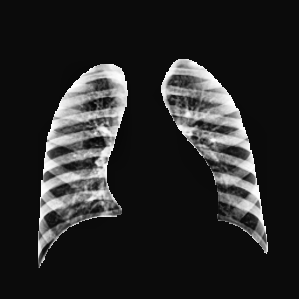
#> input picture COVID-19_Radiography_Dataset_split/test/Normal/Normal-1131.png, 299 x 299 px, given in place of COVID-1.png, which was not available
$ jupyter execute generate_features_csv.ipynb   (older library calls are emulated)   (text cells are left out)
#> lines starting #> are read from the running program, lines starting #| are printed output that depends on the picture; after the words box and inside, x2 and y2 are one past the last pixel; in counts of white or black regions, pixels touching at a corner belong together; pictures that were not available may be replaced by others from this repository, and a replacement may not be noted
[cell 1]
import numpy as np
import pandas as pd
import cv2
import os
import fnmatch

# ── Chemin racine du dataset ──
base_path = r"C:\Users\Maxime\Desktop\Projet COVID19\COVID-19_Radiography_Dataset"

normal_path         = os.path.join(base_path, "Normal")
covid_path          = os.path.join(base_path, "COVID")
lungOpacity_path    = os.path.join(base_path, "Lung_Opacity")
viralPneumonia_path = os.path.join(base_path, "Viral Pneumonia")

# ── Chemin de sortie du CSV ──
output_csv = r"C:\Users\Maxime\Documents\Liora_Covid\data\processed\features.csv"

# ── Options de sauvegarde des images traitées ──
SAVE_IMAGES = False  # mettre True pour sauvegarder les images traitées
output_images_dir = r"C:\Users\Maxime\Documents\Liora_Covid\data\processed\images"

[cell 2]
# ── Listes de fichiers à exclure (numéros d'images, base 1) ──
# Doublons détectés par MSE (cf. recherche_doublons.ipynb)
doublons_a_supprimer = {
    'Normal': [818],
    'COVID': [140, 591, 158, 160, 229, 21, 376, 403, 224, 232, 234, 237, 1261,
               253, 572, 1299, 761, 599, 52, 729, 1296, 214, 517, 1078, 1111,
               594, 1138, 420, 344, 602, 227, 532, 624, 768, 758, 169, 724,
               1126, 1335, 483, 235, 548, 100, 178, 181, 190, 525, 633, 372,
               766, 1096, 520, 247, 567, 230, 540, 752, 250, 569, 782, 139,
               786, 614, 392, 641, 270, 619, 522, 220, 764, 1167, 744, 492,
               487, 529, 731, 514, 316, 1376, 1373, 792, 1087, 340, 1428, 280,
               419, 848, 1359, 494, 1314, 1443, 497, 1320, 755, 1332, 738,
               1326, 355, 1431, 321, 1123, 1416, 1194, 1188, 428, 463, 1244,
               1437, 846, 1440, 595, 1099, 538, 541, 951, 535, 543, 644, 469,
               684, 486, 1452, 794, 1350, 820, 1356, 873, 1362, 1469, 1264,
               1267, 1276, 1279, 1285, 1288, 609, 1291, 1466, 1353, 695, 1379,
               1341, 1407, 1338, 1434, 1344, 1347, 1389, 1392, 1395, 1425,
               1455, 898, 804, 1458, 1511, 1404, 1526, 1410, 1472, 770, 1323,
               1228, 1574, 1367, 1370, 1422, 1413, 1419, 1505, 1386, 1446,
               1449, 1461, 1520, 1553, 1448, 2085, 2418, 2420, 2421, 2423,
               2432, 2459, 2493, 2667, 2678, 2716, 2717, 2718, 2719, 2773,
               2774, 2805, 2808, 2809, 2810, 2811, 2812, 2813, 2823, 2942,
               2946, 3141, 3142, 3143, 3144, 3208, 3212, 3223, 3299, 3374,
               3375, 3376, 3403, 3427, 3429, 3489, 3516, 3548, 3574, 3591, 3599],
    'Lung_Opacity': [],
    'Viral_Pneumonia': [75, 118, 250, 295, 596, 954, 1053]
}

# Outliers (forte MSE à l'image moyenne de la classe)
outliers_a_supprimer = {
    'Normal': [1485, 1530, 1591, 1834, 2287, 2857, 3068, 3117, 3251, 3336,
               3341, 3344, 3777, 3795, 3872, 3906, 3921, 4355, 4820, 4869,
               5188, 5207, 5224, 5400, 5411, 5422, 5545, 5674, 6128, 6209,
               6811, 7213, 7383, 7501, 7516, 7619, 7634, 7764, 7826, 7859,
               7887, 7932, 8217, 8295, 8694, 8729, 8749, 9147, 9381, 9390,
               9997, 10146, 4213, 4206, 2001],
    'COVID': [324, 500, 585, 1141, 1401, 1413, 1553, 1703, 1730, 1740, 1742,
              2471, 2492, 2493, 2647, 2688, 2750, 3480, 3584, 3615, 3342],
    'Lung_Opacity': [12, 66, 191, 306, 588, 889, 1212, 1657, 2282, 2617, 2731,
                     2959, 2982, 3395, 3560, 3570, 3608, 4351, 4540, 4776, 4791,
                     4871, 4872, 5013],
    'Viral_Pneumonia': []
}

# Images floues (faible variance du Laplacien)
images_floues_a_supprimer = {
    'Normal': [1485, 1530, 1591, 1834, 2287, 2857, 3068, 3117, 3251, 3336,
               3341, 3344, 3777, 3795, 3872, 3906, 3921, 4355, 4820, 4869,
               5188, 5207, 5224, 5400, 5411, 5422, 5545, 5674, 6128, 6209,
               6811, 7213, 7383, 7501, 7516, 7619, 7634, 7764, 7826, 7859,
               7887, 7932, 8217, 8295, 8694, 8729, 8749, 9147, 9381, 9390,
               9997, 10146],
    'COVID': [324, 500, 585, 1141, 1401, 1413, 1553, 1703, 1730, 1740, 1742,
              2471, 2492, 2493, 2647, 2688, 2750, 3480, 3584],
    'Lung_Opacity': [12, 66, 191, 306, 588, 889, 1212, 1657, 2282, 2617, 2731,
                     2959, 2982, 3395, 3560, 3570, 3608, 4351, 4540, 4776, 4791,
                     4871, 4872, 5013],
    'Viral_Pneumonia': []
}

[cell 3]
nb_files_Normal         = len(fnmatch.filter(os.listdir(os.path.join(normal_path,         "images")), "*.png"))
nb_files_Covid          = len(fnmatch.filter(os.listdir(os.path.join(covid_path,          "images")), "*.png"))
nb_files_LungOpacity    = len(fnmatch.filter(os.listdir(os.path.join(lungOpacity_path,    "images")), "*.png"))
nb_files_ViralPneumonia = len(fnmatch.filter(os.listdir(os.path.join(viralPneumonia_path, "images")), "*.png"))

print('nb_files_Normal         :', nb_files_Normal)
print('nb_files_Covid          :', nb_files_Covid)
print('nb_files_LungOpacity    :', nb_files_LungOpacity)
print('nb_files_ViralPneumonia :', nb_files_ViralPneumonia)
print('Total                   :', nb_files_Normal + nb_files_Covid + nb_files_LungOpacity + nb_files_ViralPneumonia)

[cell 4]
def extract_features_for_class(class_path, class_label, img_prefix, nb_files, a_exclure=None):
    """Extrait les features de chaque image : pipeline masque puis CLAHE.
    Retourne une liste de dict prête à être convertie en DataFrame.

    a_exclure : ensemble/liste de numéros d'images (base 1) à ignorer
                (doublons + outliers + images floues).
    """
#> called with class_label = 'COVID', img_prefix = 'COVID', nb_files = 1
    clahe = cv2.createCLAHE(clipLimit=10, tileGridSize=(8, 8))
    a_exclure = set(a_exclure) if a_exclure is not None else set()
    rows = []

    for i in range(nb_files):
        # exclusion des doublons / outliers / images floues (numéros en base 1)
        if (i + 1) in a_exclure:
            continue

        filename  = f"{img_prefix}-{i + 1}.png"
        img_path  = os.path.join(class_path, "images", filename)
        mask_path = os.path.join(class_path, "masks",  filename)

        img_raw  = cv2.imread(img_path,  cv2.IMREAD_GRAYSCALE)
#> img_raw is the input picture: shape (299, 299); min 3, max 255, mean 39.4
        img_mask = cv2.imread(mask_path, cv2.IMREAD_GRAYSCALE)
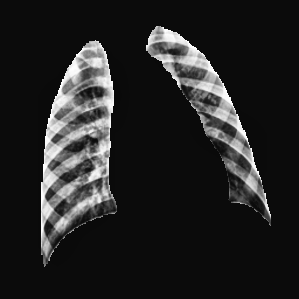
#> input picture COVID-19_Radiography_Dataset_split/test/Normal/Normal-1219.png, 299 x 299 px, given in place of COVID-1.png, which was not available
#> img_mask is the input picture: shape (299, 299); min 8, max 255, mean 36.6

        if img_raw is None or img_mask is None:
            print(f"  [SKIP] {filename} — fichier manquant")
            continue

        # redimensionnement masque 256x256 → 299x299 (INTER_NEAREST pour conserver le masque binaire)
        img_mask_resized = cv2.resize(
            img_mask,
            (img_raw.shape[1], img_raw.shape[0]),
            0, 0,
            cv2.INTER_NEAREST
        )
        mask_bin = img_mask_resized > 127  # seuil 127 : binarisation du masque
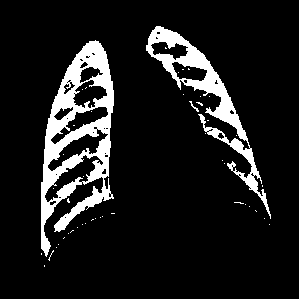
#> mask_bin: shape (299, 299) bool; 11.1% white; 47 white regions (44 under 20 px), largest, box (x1, y1, x2, y2) and area: (41, 40, 114, 257) 6216, (146, 26, 271, 219) 3538, (189, 101, 199, 112) 26

        # surface du masque (proportion pixels pulmonaires sur l'image resizée)
        surface_masque = float(mask_bin.sum()) / float(mask_bin.size)
#> surface_masque = 0.111

        # CLAHE appliqué sur l'image brute, puis application du masque
        img_eq    = cv2.equalizeHist(img_raw)
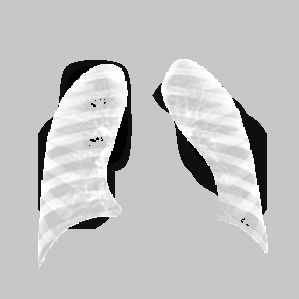
#> img_eq: shape (299, 299); min 0, max 255, mean 194.1
        img_clahe = clahe.apply(img_eq)
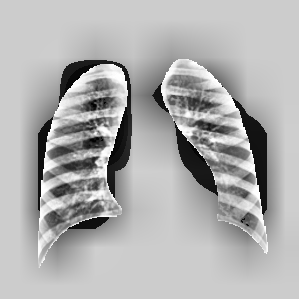
#> img_clahe: shape (299, 299); min 1, max 255, mean 175
        img_masked = cv2.bitwise_and(img_clahe, img_mask_resized)
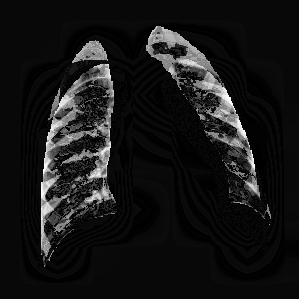
#> img_masked: shape (299, 299); min 0, max 255, mean 22.2

        # toutes les features numériques sur l'image après CLAHE + masque
        pixel_mean   = float(img_masked.mean())
#> pixel_mean = 22.18
        pixel_std    = float(img_masked.std())
#> pixel_std = 43.91
        pixel_median = float(np.median(img_masked))
#> pixel_median = 8

        lum_interieur_masque = float(img_masked[mask_bin].mean())  if mask_bin.any()   else float('nan')
#> lum_interieur_masque = 122.5
        lum_exterieur_masque = float(img_masked[~mask_bin].mean()) if (~mask_bin).any() else float('nan')
#> lum_exterieur_masque = 9.71

        variance_laplacien = float(cv2.Laplacian(img_masked, cv2.CV_64F).var())
#> variance_laplacien = 3077.8

        # sauvegarde optionnelle de l'image traitée (après masque + CLAHE)
        if SAVE_IMAGES:
            class_out_dir = os.path.join(output_images_dir, class_label)
            os.makedirs(class_out_dir, exist_ok=True)
            cv2.imwrite(os.path.join(class_out_dir, filename), img_masked)

        rows.append({
            'filename'             : filename,
            'classe'               : class_label,
            'pixel_mean'           : round(pixel_mean, 4),
            'pixel_std'            : round(pixel_std, 4),
            'pixel_median'         : pixel_median,
            'lum_interieur_masque' : round(lum_interieur_masque, 4),
            'lum_exterieur_masque' : round(lum_exterieur_masque, 4),
            'surface_masque'       : round(surface_masque, 6),
            'variance_laplacien'   : round(variance_laplacien, 4),
        })

        if (i + 1) % 500 == 0:
            print(f"  {i + 1} / {nb_files} images traitées")

    print(f"  {len(rows)} images traitées — classe {class_label} terminée.")
#|   1 images traitées — classe COVID terminée.
    return rows

[cell 5]
# Configuration des 4 classes
# (class_path, class_label_csv, img_prefix, nb_files)
# img_prefix : préfixe du nom de fichier tel que stocké dans le dataset
classes_config = [
    (covid_path,          'COVID',           'COVID',          nb_files_Covid),
    (normal_path,         'Normal',          'Normal',         nb_files_Normal),
    (lungOpacity_path,    'Lung_Opacity',    'Lung_Opacity',   nb_files_LungOpacity),
    (viralPneumonia_path, 'Viral_Pneumonia', 'Viral Pneumonia', nb_files_ViralPneumonia),
]

all_rows = []
for class_path, class_label, img_prefix, nb_files in classes_config:
    # union des doublons + outliers + images floues pour la classe
    a_exclure = (
        set(doublons_a_supprimer.get(class_label, []))
        | set(outliers_a_supprimer.get(class_label, []))
        | set(images_floues_a_supprimer.get(class_label, []))
    )
    print(f"\n=== {class_label} ({nb_files} images, {len(a_exclure)} exclues) ===")
    rows = extract_features_for_class(class_path, class_label, img_prefix, nb_files, a_exclure=a_exclure)
#> rows = 1 item
    all_rows.extend(rows)

print(f"\nTotal lignes extraites : {len(all_rows)}")

[cell 6]
# Création du dossier de sortie si nécessaire
os.makedirs(os.path.dirname(output_csv), exist_ok=True)

df_features = pd.DataFrame(all_rows)

# Ordre des colonnes
df_features = df_features[[
    'filename', 'classe',
    'pixel_mean', 'pixel_std', 'pixel_median',
    'lum_interieur_masque', 'lum_exterieur_masque',
    'surface_masque', 'variance_laplacien',
]]

df_features.to_csv(output_csv, index=False)
print(f"CSV sauvegardé : {output_csv}")
print(f"Shape : {df_features.shape}")
#| Shape : (1, 9)

[cell 7]
print("── 5 premières lignes ──")
display(df_features.head())

[cell 8]
print("── Répartition par classe ──")
display(df_features['classe'].value_counts().to_frame('n_images'))

[cell 9]
print("── Statistiques descriptives (features numériques) ──")
display(df_features.describe())

[cell 10]
import matplotlib.pyplot as plt

# ── Chargement COVID-1.png ──
img_path  = os.path.join(covid_path, "images", "COVID-1.png")
mask_path = os.path.join(covid_path, "masks",  "COVID-1.png")

img_raw  = cv2.imread(img_path,  cv2.IMREAD_GRAYSCALE)
img_mask = cv2.imread(mask_path, cv2.IMREAD_GRAYSCALE)

# Redimensionnement masque 256x256 → 299x299 (INTER_NEAREST pour conserver le masque binaire)
img_mask_resized = cv2.resize(img_mask, (img_raw.shape[1], img_raw.shape[0]), 0, 0, cv2.INTER_NEAREST)

# Étape intermédiaire : masque appliqué sur image brute (pour montrer la segmentation)
img_avec_masque = cv2.bitwise_and(img_raw, img_mask_resized)
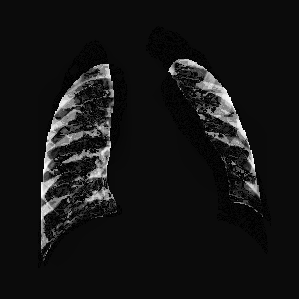
#> img_avec_masque: shape (299, 299); min 0, max 255, mean 20.6

# Étape finale : CLAHE puis masque (pipeline complet)
clahe_viz  = cv2.createCLAHE(clipLimit=10, tileGridSize=(8, 8))
img_finale = cv2.bitwise_and(clahe_viz.apply(cv2.equalizeHist(img_raw)), img_mask_resized)

# ── Figure ──
output_fig = r"C:\Users\Maxime\Documents\Liora_Covid\reports\figures\exemple_pipeline.png"
os.makedirs(os.path.dirname(output_fig), exist_ok=True)

fig, axes = plt.subplots(1, 3, figsize=(12, 4))

axes[0].imshow(img_raw, cmap="gray")
axes[0].set_title("Image brute")
axes[0].axis("off")

axes[1].imshow(img_avec_masque, cmap="gray")
axes[1].set_title("Après application du masque")
axes[1].axis("off")

axes[2].imshow(img_finale, cmap="gray")
axes[2].set_title("Après CLAHE + masque")
axes[2].axis("off")

fig.suptitle("Pipeline pre-processing — COVID-1.png", fontsize=13, fontweight="bold")
plt.tight_layout()
plt.savefig(output_fig, dpi=150, bbox_inches="tight")
plt.show()
print(f"Figure sauvegardée : {output_fig}")
